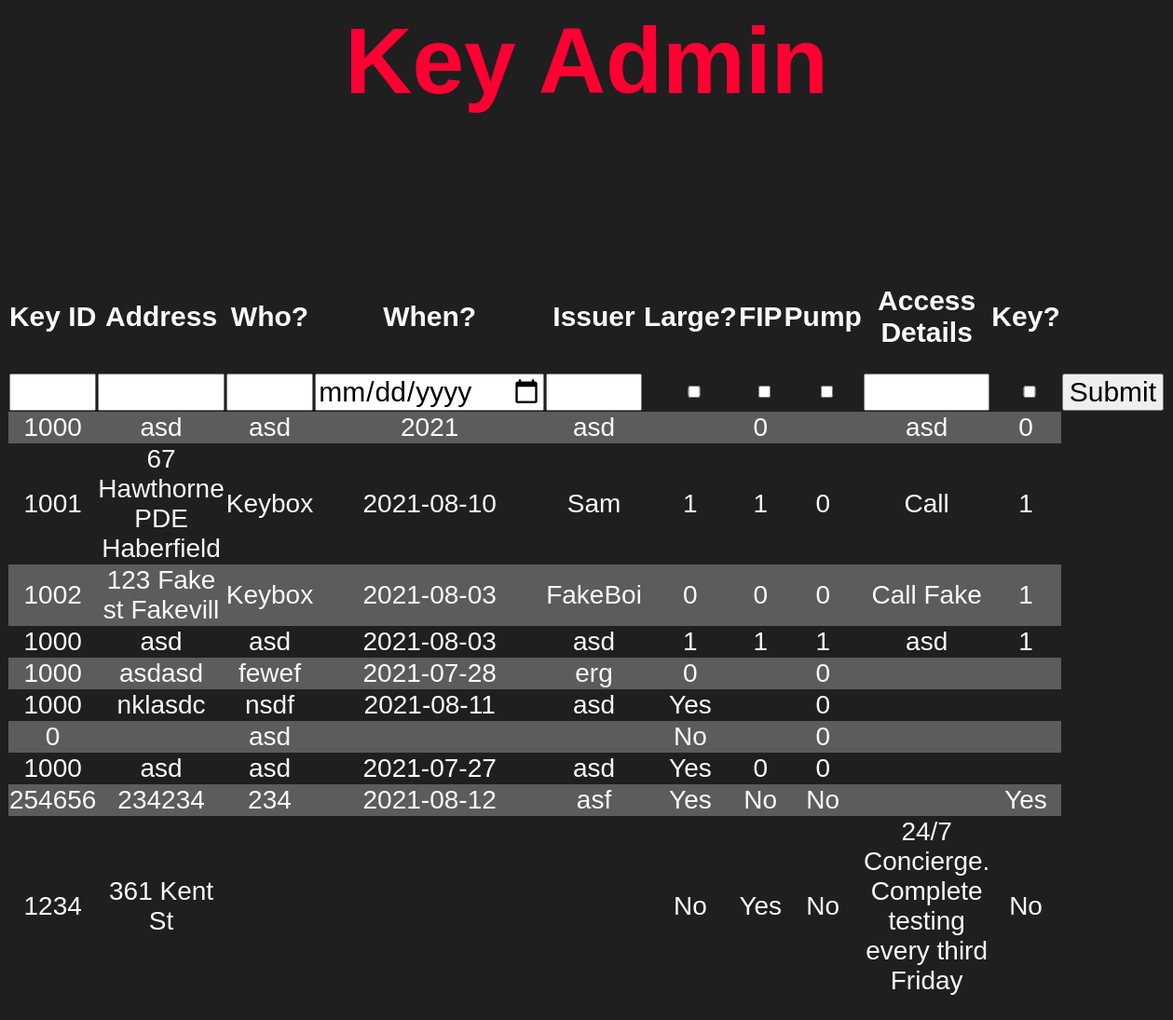
The app's page /dataEntry.php with its own data.
### tables this page shows
CREATE TABLE "keys" (
	"id_number"	INTEGER,
	"address"	TEXT,
	"key_holder"	TEXT,
	"date_of_issue"	TEXT,
	"key_provider"	TEXT,
	"large"	TEXT,
	"fip"	TEXT,
	"pump"	TEXT,
	"access"	TEXT,
	"is_key"	TEXT,
	"unique"	INTEGER UNIQUE,
	"monthly"	TEXT,
	PRIMARY KEY("unique" AUTOINCREMENT)
);

### dataEntry.php (the view, shortened to what this page needs)
<html>
<head>
</head>
<h1>
    Key Admin
</h1>
<pre>
</pre>
<body>
<table>
    <tr>
        <td><h2>Key ID</h2></td>
        <td><h2>Address</h2></td>
        <td><h2>Who?</h2></td>
        <td><h2>When?</h2></td>
        <td><h2>Issuer</h2></td>
        <td><h2>Large?</h2></td>
        <td class="fip"><h2>FIP</h2></td>
        <td><h2>Pump</h2></td>
        <td><h2>Access Details</h2></td>
        <td><h2>Key?</h2></td>
    </tr>
        <form action="dataEntry.php" method="post">
            <tr>
                <td><input type="number" name="id_number"></td>
                <td><input type="text" name="address"></td>
                <td><input type="text" name="key_holder"></td>
                <td><input type="date" name="date_of_issue"></td>
                <td><input type="text" name="key_provider"></td>
                <td><input type="checkbox" class="check" name="large"></td>
                <td><input type="checkbox" class="check" name="fip"></td>
                <td><input type="checkbox" class="check" name="pump"></td>
                <td><input type="text" name="access"></td>
                <td><input type="checkbox" class="check" name="is_key"></td>
                <td><input type="submit" value="Submit" name="submit"></td>
            </tr>
        </form>
<?php
$pdo = new PDO('sqlite:keys.db');
$statement = $pdo->query("SELECT * from keys");
$keys = $statement->fetchAll(PDO::FETCH_ASSOC);
foreach ($keys as $row => $key) {
    echo "<tr><h3>";
    echo "<td>" . $key['id_number'] . "</td>";
    echo "<td>" . $key['address'] . "</td>";
    echo "<td>" . $key['key_holder'] . "</td>";
    echo "<td>" . $key['date_of_issue'] . "</td>";
    echo "<td>" . $key['key_provider'] . "</td>";
    echo "<td>" . $key['large'] . "</td>";
    echo "<td>" . $key['fip'] . "</td>";
    echo "<td>" . $key['pump'] . "</td>";
    echo "<td>" . $key['access'] . "</td>";
    echo "<td>" . $key['is_key'] . "</td>";
    echo "</h3></tr>";
}
echo "</table>";
?>
</body>
</html>

### dataEntry.php (style rules this page uses)
body { font-family: Century Gothic, CenturyGothic, AppleGothic, sans-serif; background: #1f1f1f; color: #fafafa; }
table, tr, td { border: none; border-collapse: collapse; }
tr:nth-child(even) { background-color: #5c5c5c; }
table { width: 90%; margin: 100px auto; text-align: center; }
tr { height: 30px; font-size: 23px; }
td { font-size: 28px; }
td.fip { width: 75px; }
h1 { font-size: 100px; text-align: center; color: #ff0033 }
h2 { font-size: 30px; }
h3 { font-size: 20px; }
input { font-size: 30px; resize: none; font-family: Century Gothic, CenturyGothic, AppleGothic, sans-serif; width: 100%; }
input.check { height: 85%; }

### records on screen
keys: id_number "1000", address "asd", key_holder "asd", date_of_issue "2021", key_provider "asd", fip "0", access "asd", is_key "0"
keys: id_number "1001", address "67 Hawthorne PDE Haberfield", key_holder "Keybox", date_of_issue "2021-08-10", key_provider "Sam", large "1", fip "1", pump "0", access "Call", is_key "1"
keys: id_number "1002", address "123 Fake st Fakevill", key_holder "Keybox", date_of_issue "2021-08-03", key_provider "FakeBoi", large "0", fip "0", pump "0", access "Call Fake", is_key "1"
keys: id_number "1000", address "asd", key_holder "asd", date_of_issue "2021-08-03", key_provider "asd", large "1", fip "1", pump "1", access "asd", is_key "1"
keys: id_number "1000", address "asdasd", key_holder "fewef", date_of_issue "2021-07-28", key_provider "erg", large "0", pump "0"
keys: id_number "1000", address "nklasdc", key_holder "nsdf", date_of_issue "2021-08-11", key_provider "asd", large "Yes", pump "0"
keys: id_number "0", key_holder "asd", large "No", pump "0"
keys: id_number "1000", address "asd", key_holder "asd", date_of_issue "2021-07-27", key_provider "asd", large "Yes", fip "0", pump "0"
keys: id_number "254656", address "234234", key_holder "234", date_of_issue "2021-08-12", key_provider "asf", large "Yes", fip "No", pump "No", is_key "Yes"
keys: id_number "1234", address "361 Kent St", large "No", fip "Yes", pump "No", access "24/7 Concierge. Complete testing every third Friday", is_key "No"
